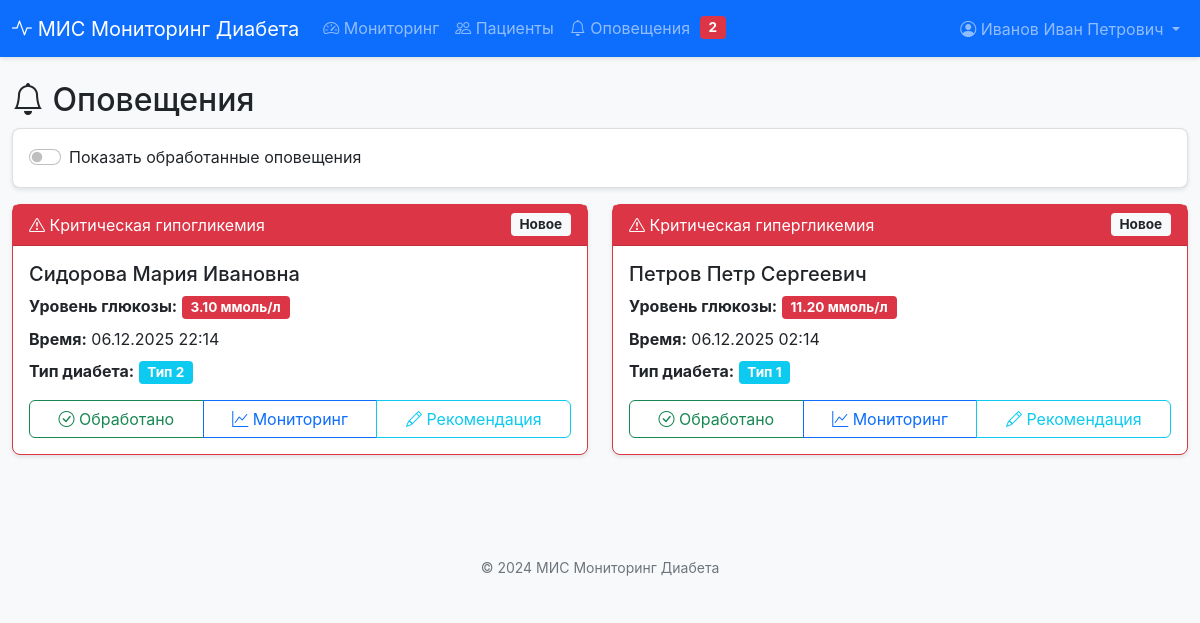
Screenshot of /alerts/alerts_panel.php (signed in) with the database file from the repository.
### tables this page shows
CREATE TABLE alerts (
    alert_id INT PRIMARY KEY AUTO_INCREMENT,
    patient_id INT NOT NULL,
    alert_type ENUM('critical_high', 'critical_low', 'warning') NOT NULL,
    glucose_value DECIMAL(5,2) NOT NULL,
    alert_time DATETIME NOT NULL,
    is_acknowledged BOOLEAN DEFAULT FALSE,
    doctor_id INT NOT NULL,
    FOREIGN KEY (patient_id) REFERENCES patients(patient_id) ON DELETE CASCADE,
    FOREIGN KEY (doctor_id) REFERENCES doctors(doctor_id) ON DELETE CASCADE,
    INDEX idx_doctor_ack (doctor_id, is_acknowledged),
    INDEX idx_alert_time (alert_time)
);

CREATE TABLE patients (
    patient_id INT PRIMARY KEY AUTO_INCREMENT,
    full_name VARCHAR(100) NOT NULL,
    birth_date DATE,
    diabetes_type ENUM('type1', 'type2') NOT NULL,
    doctor_id INT NOT NULL,
    phone VARCHAR(20),
    email VARCHAR(100),
    created_at TIMESTAMP DEFAULT CURRENT_TIMESTAMP,
    FOREIGN KEY (doctor_id) REFERENCES doctors(doctor_id) ON DELETE CASCADE,
    INDEX idx_doctor (doctor_id),
    INDEX idx_diabetes_type (diabetes_type)
);

### includes/functions.php (called while the page is built, shortened)
<?php
function clean($data) {
    return htmlspecialchars($data, ENT_QUOTES, 'UTF-8');
}
function formatDate($date) {
    return date('d.m.Y H:i', strtotime($date));
}
function getDiabetesTypeRu($type) {
    return $type == 'type1' ? 'Тип 1' : 'Тип 2';
}
function getAlertClass($type) {
    switch($type) {
        case 'critical_high':
        case 'critical_low':
            return 'danger';
    }
}
function getAlertTypeText($type) {
    switch($type) {
        case 'critical_high':
            return 'Критическая гипергликемия';
        case 'critical_low':
            return 'Критическая гипогликемия';
    }
}
?>

### alerts/alerts_panel.php (the view, shortened to what this page needs)
<?php
include __DIR__ . '/../includes/header.php';
$conn = getDBConnection();
$doctor_id = $_SESSION[SESS_DOCTOR_ID];
$show_acknowledged = $_GET['show_acknowledged'] ?? 'false';
$sql = "SELECT a.*, p.full_name, p.diabetes_type
        FROM alerts a
        JOIN patients p ON a.patient_id = p.patient_id
        WHERE a.doctor_id = ?";
if ($show_acknowledged === 'false') {
    $sql .= " AND a.is_acknowledged = FALSE";
}
$sql .= " ORDER BY a.alert_time DESC LIMIT 50";
$stmt = $conn->prepare($sql);
$stmt->bind_param("i", $doctor_id);
$stmt->execute();
$alerts = $stmt->get_result();
?>
<div class="row">
    <div class="col-12">
        <h2><i class="bi bi-bell"></i> Оповещения</h2>
        <div class="card mb-3">
            <div class="card-body">
                <div class="form-check form-switch">
                    <input class="form-check-input" type="checkbox" id="showAcknowledged"
                           <?= $show_acknowledged === 'true' ? 'checked' : '' ?>
                           onchange="window.location.href='?show_acknowledged=' + (this.checked ? 'true' : 'false')">
                    <label class="form-check-label" for="showAcknowledged">
                        Показать обработанные оповещения
                    </label>
                </div>
            </div>
        </div>
        <?php if ($alerts->num_rows > 0): ?>
        <div class="row">
            <?php while ($alert = $alerts->fetch_assoc()):
                $alertClass = getAlertClass($alert['alert_type']);
                $alertText = getAlertTypeText($alert['alert_type']);
            ?>
            <div class="col-md-6 mb-3">
                <div class="card border-<?= $alertClass ?>">
                    <div class="card-header bg-<?= $alertClass ?> text-white d-flex justify-content-between align-items-center">
                        <span><i class="bi bi-exclamation-triangle"></i> <?= $alertText ?></span>
                        <?php if (!$alert['is_acknowledged']): ?>
                        <span class="badge bg-light text-dark">Новое</span>
                        <?php endif; ?>
                    </div>
                    <div class="card-body">
                        <h5><?= clean($alert['full_name']) ?></h5>
                        <p class="mb-2">
                            <strong>Уровень глюкозы:</strong>
                            <span class="badge bg-<?= $alertClass ?>"><?= $alert['glucose_value'] ?> ммоль/л</span>
                        </p>
                        <p class="mb-2">
                            <strong>Время:</strong> <?= formatDate($alert['alert_time']) ?>
                        </p>
                        <p class="mb-3">
                            <strong>Тип диабета:</strong>
                            <span class="badge bg-info"><?= getDiabetesTypeRu($alert['diabetes_type']) ?></span>
                        </p>
                        <div class="btn-group w-100" role="group">
                            <?php if (!$alert['is_acknowledged']): ?>
                            <button class="btn btn-outline-success" onclick="acknowledgeAlert(<?= $alert['alert_id'] ?>)">
                                <i class="bi bi-check-circle"></i> Обработано
                            </button>
                            <?php endif; ?>
                            <a href="/diabetes_monitoring/monitoring/dashboard.php?patient_id=<?= $alert['patient_id'] ?>"
                               class="btn btn-outline-primary">
                                <i class="bi bi-graph-up"></i> Мониторинг
                            </a>
                            <button class="btn btn-outline-info"
                                    onclick="showRecommendationModal(<?= $alert['patient_id'] ?>, '<?= clean($alert['full_name']) ?>', <?= $alert['glucose_value'] ?>)">
                                <i class="bi bi-pencil"></i> Рекомендация
                            </button>
                        </div>
                    </div>
                </div>
            </div>
            <?php endwhile; ?>
        </div>
        <?php else: ?>
        <div class="alert alert-info">
            <i class="bi bi-info-circle"></i> Нет активных оповещений
        </div>
        <?php endif; ?>
    </div>
</div>
<?php
include __DIR__ . '/../includes/footer.php';
?>

### includes/header.php (shortened to what this page needs)
<?php
require_once __DIR__ . '/functions.php';
?>
<!DOCTYPE html>
<html lang="ru">
<head>
    <link href="https://cdn.jsdelivr.net/npm/bootstrap@5.1.3/dist/css/bootstrap.min.css" rel="stylesheet">
    <link href="https://cdn.jsdelivr.net/npm/bootstrap-icons@1.8.1/font/bootstrap-icons.css" rel="stylesheet">
    <link href="/diabetes_monitoring/assets/css/style.css" rel="stylesheet">
</head>
<body>
    <nav class="navbar navbar-expand-lg navbar-dark bg-primary">
        <div class="container-fluid">
            <a class="navbar-brand" href="/diabetes_monitoring/monitoring/dashboard.php">
                <i class="bi bi-activity"></i> МИС Мониторинг Диабета
            </a>
            <div class="collapse navbar-collapse" id="navbarNav">
                <ul class="navbar-nav me-auto">
                    <li class="nav-item">
                        <a class="nav-link" href="/diabetes_monitoring/monitoring/dashboard.php">
                            <i class="bi bi-speedometer2"></i> Мониторинг
                        </a>
                    </li>
                    <li class="nav-item">
                        <a class="nav-link" href="/diabetes_monitoring/patients/patients_list.php">
                            <i class="bi bi-people"></i> Пациенты
                        </a>
                    </li>
                    <li class="nav-item">
                        <a class="nav-link" href="/diabetes_monitoring/alerts/alerts_panel.php">
                            <i class="bi bi-bell"></i> Оповещения
                            <?php
                            $conn = getDBConnection();
                            $stmt = $conn->prepare("SELECT COUNT(*) as count FROM alerts WHERE doctor_id = ? AND is_acknowledged = FALSE");
                            $stmt->bind_param("i", $_SESSION[SESS_DOCTOR_ID]);
                            $stmt->execute();
                            $unread = $stmt->get_result()->fetch_assoc()['count'];
                            if ($unread > 0):
                            ?>
                            <span class="badge bg-danger"><?= $unread ?></span>
                            <?php endif; ?>
                        </a>
                    </li>
                </ul>
                <ul class="navbar-nav">
                    <li class="nav-item dropdown">
                        <a class="nav-link dropdown-toggle" href="#" id="userDropdown" role="button" data-bs-toggle="dropdown">
                            <i class="bi bi-person-circle"></i> <?= clean($_SESSION[SESS_DOCTOR_NAME]) ?>
                        </a>
                    </li>
                </ul>
            </div>
        </div>
    </nav>
    <div class="container-fluid mt-4">

### includes/footer.php (shortened to what this page needs)
    </div>
    <footer class="footer mt-5 py-3 bg-light">
        <div class="container text-center text-muted">
            <small>&copy; 2024 МИС Мониторинг Диабета</small>
        </div>
    </footer>
</body>
</html>

### assets/css/style.css (style rules this page uses)
body { font-family: -apple-system, BlinkMacSystemFont, "Segoe UI", Roboto, "Helvetica Neue", Arial, sans-serif; background-color: #f8f9fa; }
.footer { margin-top: auto; }
.card { border-radius: 8px; box-shadow: 0 2px 4px rgba(0,0,0,0.1); margin-bottom: 20px; }
.badge { font-size: 0.85rem; padding: 0.35em 0.65em; }
.card.border-danger, .card.border-warning { animation: pulse 2s infinite; }
.navbar { box-shadow: 0 2px 4px rgba(0,0,0,0.1); }
.navbar .badge { position: relative; top: -2px; margin-left: 5px; }
.btn { border-radius: 6px; }
.bg-danger { background-color: #dc3545 !important; }

### rows the page displays
alerts: alert_type "Критическая гипогликемия", is_acknowledged "Новое", patient.full_name "Сидорова Мария Ивановна", glucose_value "3.10", alert_time "06.12.2025 22:14", patient.diabetes_type "Тип 2"
alerts: alert_type "Критическая гипергликемия", is_acknowledged "Новое", patient.full_name "Петров Петр Сергеевич", glucose_value "11.20", alert_time "06.12.2025 02:14", patient.diabetes_type "Тип 1"

### other values shown
$unread "2"
$_SESSION[SESS_DOCTOR_NAME] "Иванов Иван Петрович"
